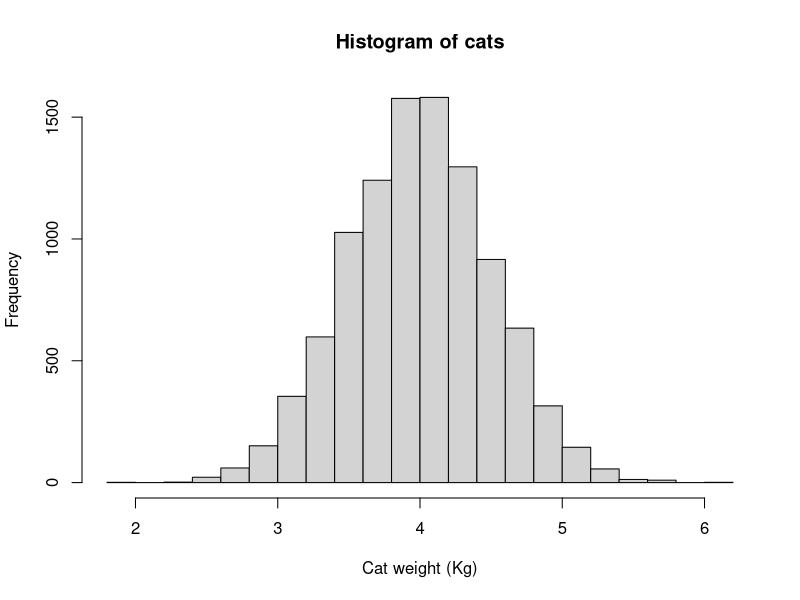
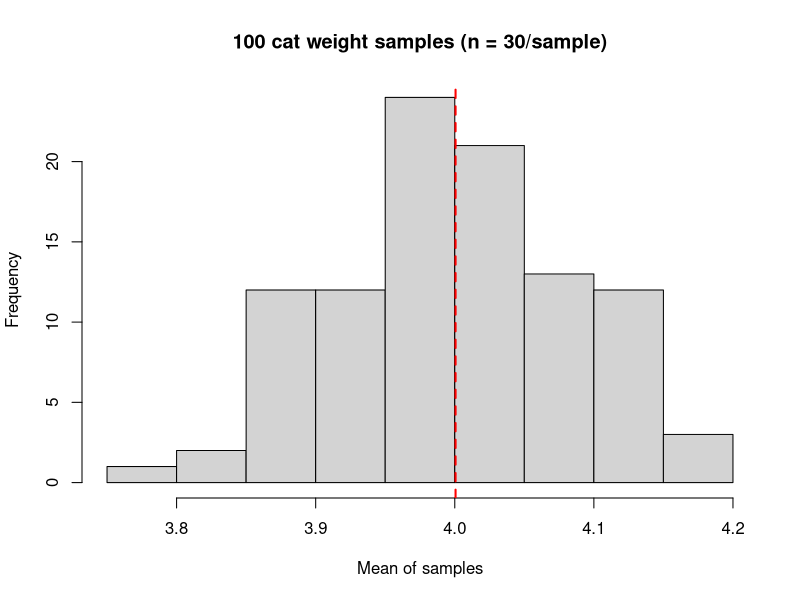
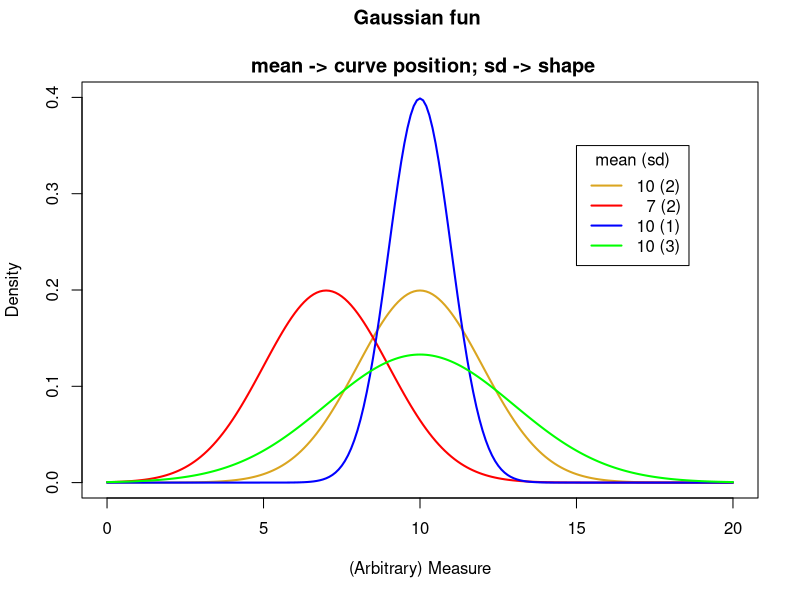
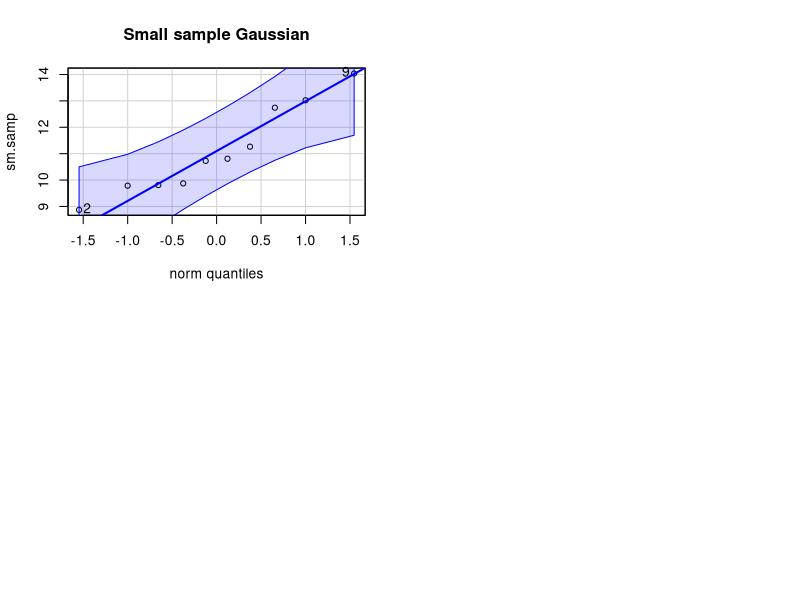
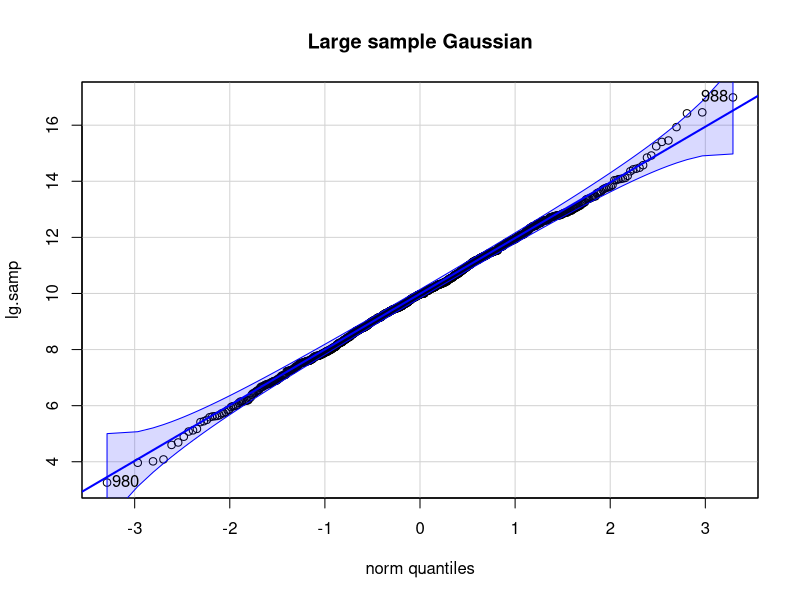
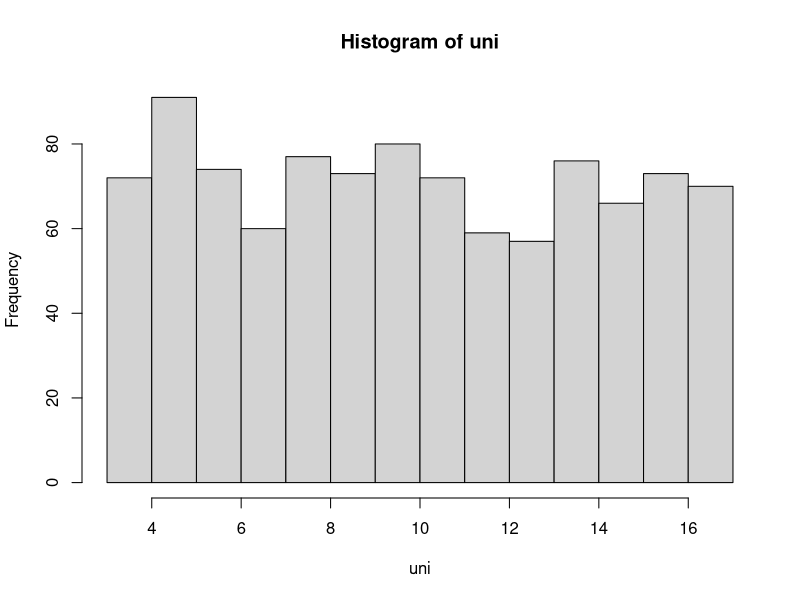
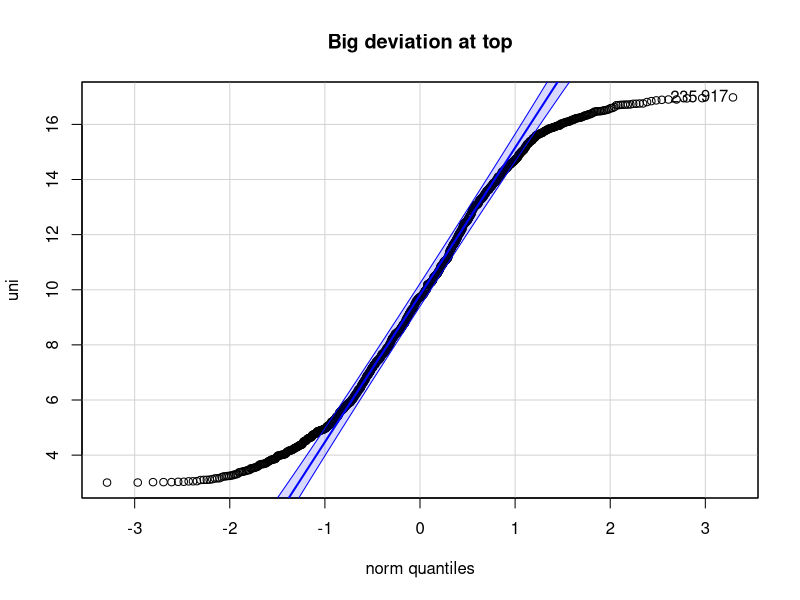
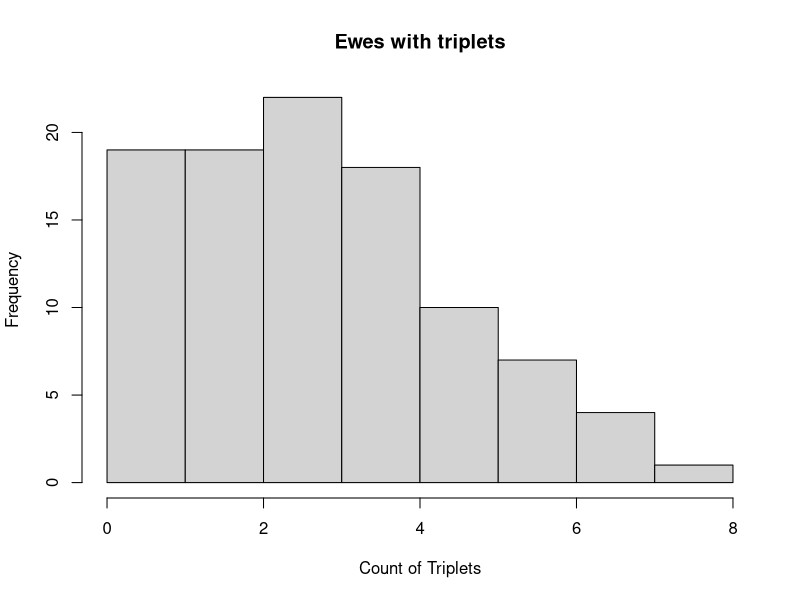

Here is the R script that generated these plots, in order:
## HEADER ####
## who: EH
## what: Bootcamp 8 code
## when last edited: 2024-03-20

## CONTENTS ####

## 2.1 ####
# Try this:

# Adult domestic cats weight approximately 4 Kg on average
# with a standard deviation of approximately +/1 0.5 Kg

# Let's simulate some fake weight data for 10,000 cats
help(rnorm) # A very useful function
help(set.seed) # If we use this, we can replicate "random data"

help(hist)

set.seed(42)
cats <- rnorm(n = 10000,  # 10,000 cats
              mean = 4,   
              sd = 0.5)

cats[1:10] # The first 10 cats

hist(x = cats,
     xlab = "Cat weight (Kg)")

# Try this:
# simulation of samples

help(sample) # randomly sample the cats vector
help(vector) # Initialize a variable to hold our sample means

# We will do a "for loop" with for()


mymeans <- vector(mode = "numeric",
                  length = 100)
mymeans # Empty

for(i in 1:100){
  mysample <- sample(x = cats, # Takes a random sample
                     size = 30)
  
  mymeans[i] <- mean(mysample) # stores sample mean in ith vector address
}

mymeans # Our samples


hist(x = mymeans, breaks = 10,
     xlab = "Mean of samples",
     main = "100 cat weight samples (n = 30/sample)")
abline(v = mean(mymeans), col = "red", lty = 2, lwd = 2)


## 3.3 ####

## Gaussian variations ####
# Try this:

# 4 means
(meanvec <- c(10, 7, 10, 10))
# 4 standard deviations
(sdvec <- c(2, 2, 1, 3))

# Make a baseline plot
x <- seq(0,20, by = .1)

# Probabilities for our first mean and sd
y1 <- dnorm(x = x, 
            mean = meanvec[1],
            sd = sdvec[1])

# Baseline plot of 1st mean and sd
plot(x = x, y = y1, ylim = c(0, .4),
     col = "goldenrod",
     lwd = 2, type = "l",
     main = "Gaussian fun 
     \n mean -> curve position; sd -> shape",
     ylab = "Density",
     xlab = "(Arbitrary) Measure")

# Make distribution lines
mycol <- c("red", "blue", "green")
for(i in 2:4){
  y <- dnorm(x = x, 
             mean = meanvec[i],
             sd = sdvec[i])
  lines(x = x, y = y, 
        col = mycol[i-1],
        lwd = 2, type = "l")
}

# Add a legend
legend(title = "mean (sd)",
       legend = c("10 (2)", "  7 (2)", 
                  "10 (1)", "10 (3)"),
       lty = c(1,1,1,1), lwd = 2,
       col = c("goldenrod", "red", "blue", "green"),
       x = 15, y = .35)


## 3.4 ####

## q-q- Gaussian ####

# Try This:

library(car) # Might need to install {car}

# Set graph output to 2 x 2 grid
# (we will set it back to 1 x 1 later)
par(mfrow = c(2,2))  

# Small Gaussian sample
set.seed(42)
sm.samp <- rnorm(n = 10, 
                 mean = 10, sd = 2)

qqPlot(x = sm.samp, 
       dist = "norm", # C'mon guys, Gaussian ain't normal!
       main = "Small sample Gaussian")

par(mfrow = c(1,1))  

# Large Gaussian sample
set.seed(42)
lg.samp <- rnorm(n = 1000, 
                 mean = 10, sd = 2)

qqPlot(x = lg.samp, 
       dist = "norm", 
       main = "Large sample Gaussian")


# Non- Gaussian sample
set.seed(42)
uni <- runif(n = 1000, 
             min = 3, max = 17)
hist(uni)
qqPlot(x = uni, 
       dist = "norm", 
       main = "Big deviation at top")


## 4.2 ####

rpois(1000, 4)


# Try this:

# E.g. (simulated) Number of ewes giving birth to triplets
# The counts were made in one year 1n 100 similar flocks (<20 ewes each)

set.seed(42)
mypois <- rpois(n = 100, lambda = 3)

hist(mypois,
     main = "Ewes with triplets",
     xlab = "Count of Triplets")


# Try this:
# 3 lambdas
(lambda <- c(1, 3, 5))

# Make a baseline plot
x <- seq(0, 15, by = 1)

# Probabilities for our first lambda
y1 <- dpois(x = x, 
            lambda = lambda[1])

# Baseline plot Pois
plot(x = x, y = y1, ylim = c(0, .4),
     col = "goldenrod",
     lwd = 2, type = "b",
     main = "Poisson fun",
     ylab = "Density",
     xlab = "(Arbitrary) Count")

# Make distribution lines
mycol <- c("red", "blue")
for(i in 1:2){
  y <- dpois(x = x, 
             lambda = lambda[i+1])
  lines(x = x, y = y, 
        col = mycol[i],
        lwd = 2, type = "b")
}

# Add a legend
legend(title = "lambda",
       legend = c("1", "3", "5"),
       lty = c(1,1,1,1), lwd = 2,
       col = c("goldenrod", "red", "blue"),
       x = 8, y = .35)

## 5.2 ####
# Try this:

# dormouse presence:
set.seed(42)
(my_occ <- rbinom(n = 50, # Number of "experiments", here nestboxes checked
                  size = 1, # Number of checks, one check per nestbox
                  prob = .3)) # Probability of presence

mosaicplot(table(my_occ), col = c('red','goldenrod'))


# Try this:
# Flip a fair coin:
set.seed(42)
(coin <- rbinom(n = 1000, # Number of "experiments", 20 people flipping a coin
                size = 10, # Number of coin flips landing on "heads" out of 10 flips per person
                prob = .5)) # Probability of "heads"


mosaicplot(table(coin), col = 1:unique(coin))
